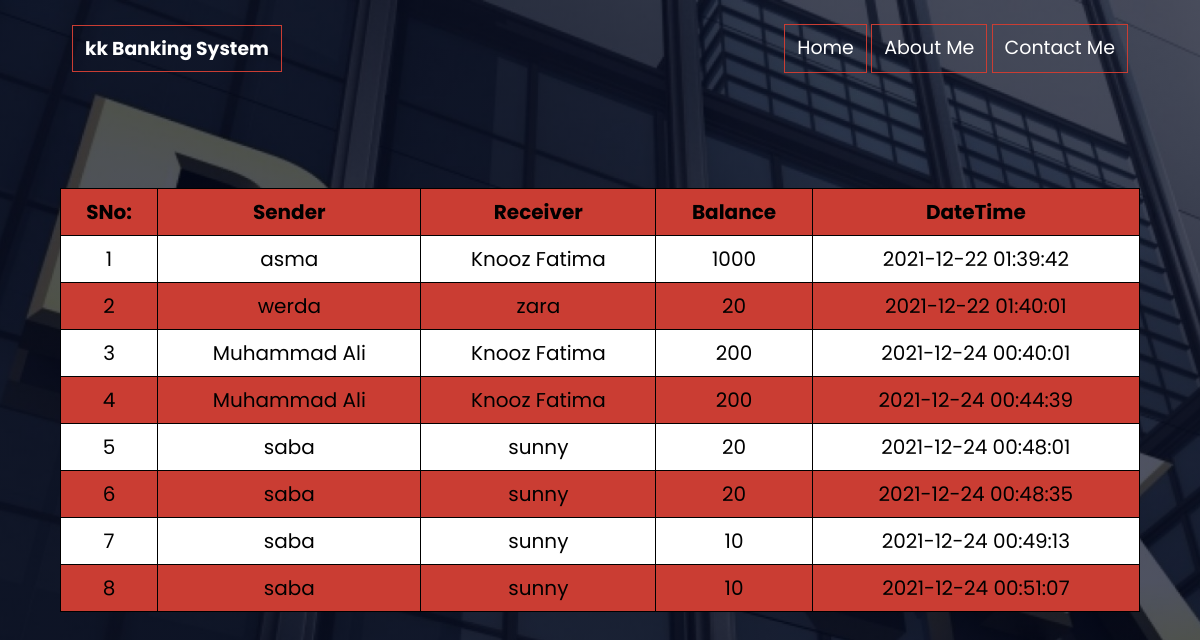
The page /transactionhistory.php on the database its author committed.
### tables this page shows
CREATE TABLE `transaction` (
  `SNo` int(11) NOT NULL,
  `Sender` varchar(30) NOT NULL,
  `Receiver` varchar(30) NOT NULL,
  `Balance` int(20) NOT NULL,
  `DateTime` timestamp NOT NULL DEFAULT current_timestamp()
);

### transactionhistory.php (the view, shortened to what this page needs)
<?php
include_once 'conn.php';
$result = mysqli_query($conn,"SELECT * FROM transaction");
?>
<!DOCTYPE html>
<html lang="en">
<head>
    <link rel="stylesheet" href="style.css">
</head>
<?php
include 'main.php';
?>
<div class="text-box">
<?php
if (mysqli_num_rows($result) > 0) {
?>
  <table style=" border: 1px solid #ca3d33">
  <tr>
    <th >SNo:</th>
    <th>Sender</th>
    <th>Receiver</th>
    <th>Balance</th>
    <th>DateTime</th>
  </tr>
<?php
while($row = mysqli_fetch_array($result)) {
?>
<tr>
    <td><?php echo $row["SNo"]; ?></td>
    <td><?php echo $row["Sender"]; ?></td>
    <td><?php echo $row["Receiver"]; ?></td>
    <td><?php echo $row["Balance"]; ?></td>
    <td><?php echo $row["DateTime"]; ?></td>
</tr>
<?php
}
?>
</table>
 <?php
}
else{
    echo "No result found";
}
?>
</div>
</body>
</html>

### main.php (shortened to what this page needs)
<!DOCTYPE html>
<html lang="en">
<head>
    <link rel="stylesheet" href="style.css">
<link rel="stylesheet" href="https://cdn.jsdelivr.net/npm/@fortawesome/fontawesome-free@5.15.4/css/fontawesome.min.css">
<link rel="stylesheet" href="https://cdnjs.cloudflare.com/ajax/libs/font-awesome/4.7.0/css/font-awesome.min.css">
</head>
<body>
    <section class="header">
        <nav>
            <h3 style="padding: 8px 12px;  border: 1px solid #ca3d33; color: white;">kk Banking System</h3>
            <div class="nav-links" id="navlinks">
                <ul>
    <li><a href="#">Home</a></li>
    <li><a href="#">About Me</a></li>
    <li><a href="#">Contact Me</a></li>
</ul>
            </div>
        </nav>
</section>
</body>
</html>

### style.css (style rules this page uses)
* { margin: 0; padding: 0; font-family: 'Poppins', sans-serif; }
.header { min-height: 100vh; width: 100%; background-image: linear-gradient(rgb(4,9,30,0.7),rgb(4,9,30,0.7)), url(images/bank.jpg); background-position: center; background-size: cover; position: relative; }
nav { display: flex; padding: 2% 6%; justify-content: space-between; align-items: center; }
.nav-links { flex: 1; text-align: right; }
.nav-links ul li { list-style: none; display: inline-block; padding: 8px 12px; position: relative; border: 1px solid #ca3d33; }
.nav-links ul li a { color: #fff; text-decoration: none; font-size: 19px; }
.nav-links ul li::after { content: ''; width: 0%; height: 2px; background: #f44336; display: block; margin: auto; transition: 0.5s; }
.text-box { width: 90%; color: #fff; position: absolute; top: 50%; left: 50%; transform: translate(-50%,-50%); text-align: center; }
table { border: black; }

### transactionhistory.php (style rules this page uses)
table { font-family: arial, sans-serif; border-collapse: collapse; width: 100%; background-color: #ca3d33; color:black; font-size: 20px; }
td, th { border: 1px solid black; text-align: center; padding: 8px; }
tr:nth-child(even) { background-color: white; }

### rows shown on the page
transaction: SNo "1", Sender "asma", Receiver "Knooz Fatima", Balance "1000", DateTime "2021-12-22 01:39:42"
transaction: SNo "2", Sender "werda", Receiver "zara", Balance "20", DateTime "2021-12-22 01:40:01"
transaction: SNo "3", Sender "Muhammad Ali", Receiver "Knooz Fatima", Balance "200", DateTime "2021-12-24 00:40:01"
transaction: SNo "4", Sender "Muhammad Ali", Receiver "Knooz Fatima", Balance "200", DateTime "2021-12-24 00:44:39"
transaction: SNo "5", Sender "saba", Receiver "sunny", Balance "20", DateTime "2021-12-24 00:48:01"
transaction: SNo "6", Sender "saba", Receiver "sunny", Balance "20", DateTime "2021-12-24 00:48:35"
transaction: SNo "7", Sender "saba", Receiver "sunny", Balance "10", DateTime "2021-12-24 00:49:13"
transaction: SNo "8", Sender "saba", Receiver "sunny", Balance "10", DateTime "2021-12-24 00:51:07"
